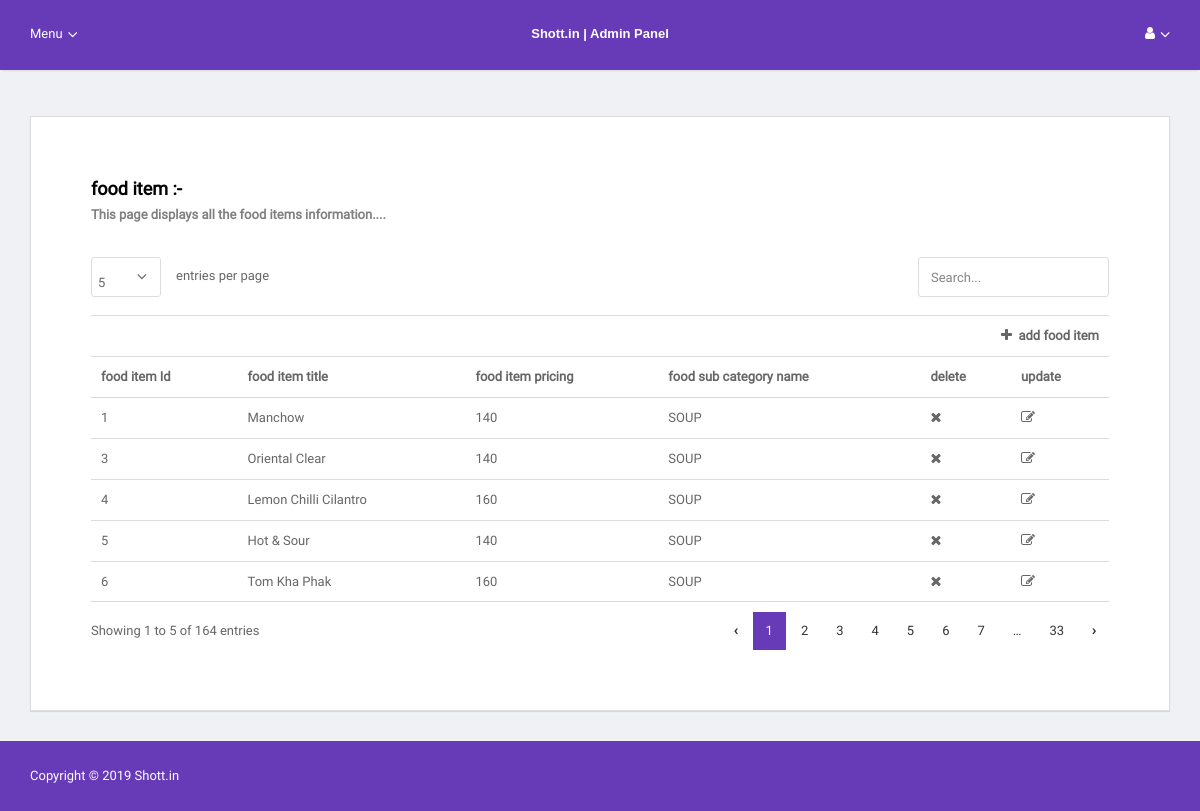
Screenshot of /admin/food_item/view_food_item.php with the database file from the repository.
### tables this page shows
CREATE TABLE IF NOT EXISTS `food_item` (
  `food_item_id` int(255) NOT NULL AUTO_INCREMENT,
  `food_item_title` varchar(25) NOT NULL,
  `food_item_pricing` int(255) NOT NULL,
  `sub_category_id` int(255) NOT NULL,
  PRIMARY KEY (`food_item_id`)
);

CREATE TABLE IF NOT EXISTS `food_sub_category` (
  `sub_category_id` int(255) NOT NULL AUTO_INCREMENT,
  `sub_category_title` varchar(100) NOT NULL,
  `category_id` int(255) NOT NULL,
  PRIMARY KEY (`sub_category_id`)
);

### admin/food_item/view_food_item.php (the view, shortened to what this page needs)
<?php
include "../include/header.php";
include "../include/menu.php";
include "../include/connection.php";
?>
        <div class="container cf--res">
            <div class="main" id="main" role="main">
                <div class="inner">
                    <div class="row mb-3">
                        <div class="col-md-6">
                        </div>
                    </div>
                    <div class="row">
                        <div class="col-lg-12">
                            <div class="panel mb-0" role="region" aria-label="panel title">
                                <p class="mb-6">
                                   <b> <b> <font size="4" color="black"> food item :- </font> </b> </b>
								    <br>
                                   <b> <font size="2" color="grey"> This page displays all the food items information....</font></b>
                                </p>
								<?php
                               $query="SELECT * FROM food_item";
                               $result=mysqli_query($con,$query);
 ?>
  <form enctype="multipart/form-data">
 <div align="center">
                                <table class="table" id="table">
                                    <thead>
									 <tr>
                                            <td colspan="6" align="right" ><a href="food_item_form.php"> <i class="fa fa-plus"></i>&nbsp; </a><a href="food_item_form.php"> <b>add food item  </b></a>
                                            </td>
                                     </tr>
                                     <tr>
									        <th> food item Id </th>
                                            <th> food item title</th>
											<th>  food item pricing </th>
										<th> food sub category name </th>
                                            <th> delete</th>
                                            <th> update </th>
									 </tr>
                                    </thead>
                                    <tbody>
									<tr>
<?php
$id=1;
		while($row=mysqli_fetch_array($result))
		{
			?>
<td><?php echo $id++; ?> </td>
<td><?php  echo htmlentities($row['1']); ?></td>
<td><?php  echo htmlentities($row['2']); ?></td>
<td><?php
 $id=$row[0];
                               $query1="SELECT * FROM food_sub_category INNER JOIN food_item ON food_sub_category.sub_category_id=food_item.sub_category_id and food_item_id=$id";
                               $result1=mysqli_query($con,$query1);
 	while($row1=mysqli_fetch_array($result1))
		{
       echo htmlentities($row1['sub_category_title']);
 }
 ?></td>
 <td> <a href="delete.php?food_item_id=<?php echo $row[0];?>"> <i class="fa fa-remove"></i> </a>  </td>
<td> <a href="update.php?food_item_id=<?php echo $row[0];?>">  <i class="fa fa-edit"></i></a>   </td>
 </tr>
 <?php
 }
 ?>
                                    </tbody>
                                </table>
</div>
</form>
                            </div>
                        </div>
                    </div>
                </div>
            </div>
        </div>
        <?php
include "../include/footer.php";
?>

### rows the page displays
food_item: food_item_title "Manchow", food_item_pricing "140", sub_category.sub_category_title "SOUP"
food_item: food_item_title "Oriental Clear", food_item_pricing "140", sub_category.sub_category_title "SOUP"
food_item: food_item_title "Lemon Chilli Cilantro", food_item_pricing "160", sub_category.sub_category_title "SOUP"
food_item: food_item_title "Hot & Sour", food_item_pricing "140", sub_category.sub_category_title "SOUP"
food_item: food_item_title "Tom Kha Phak", food_item_pricing "160", sub_category.sub_category_title "SOUP"
